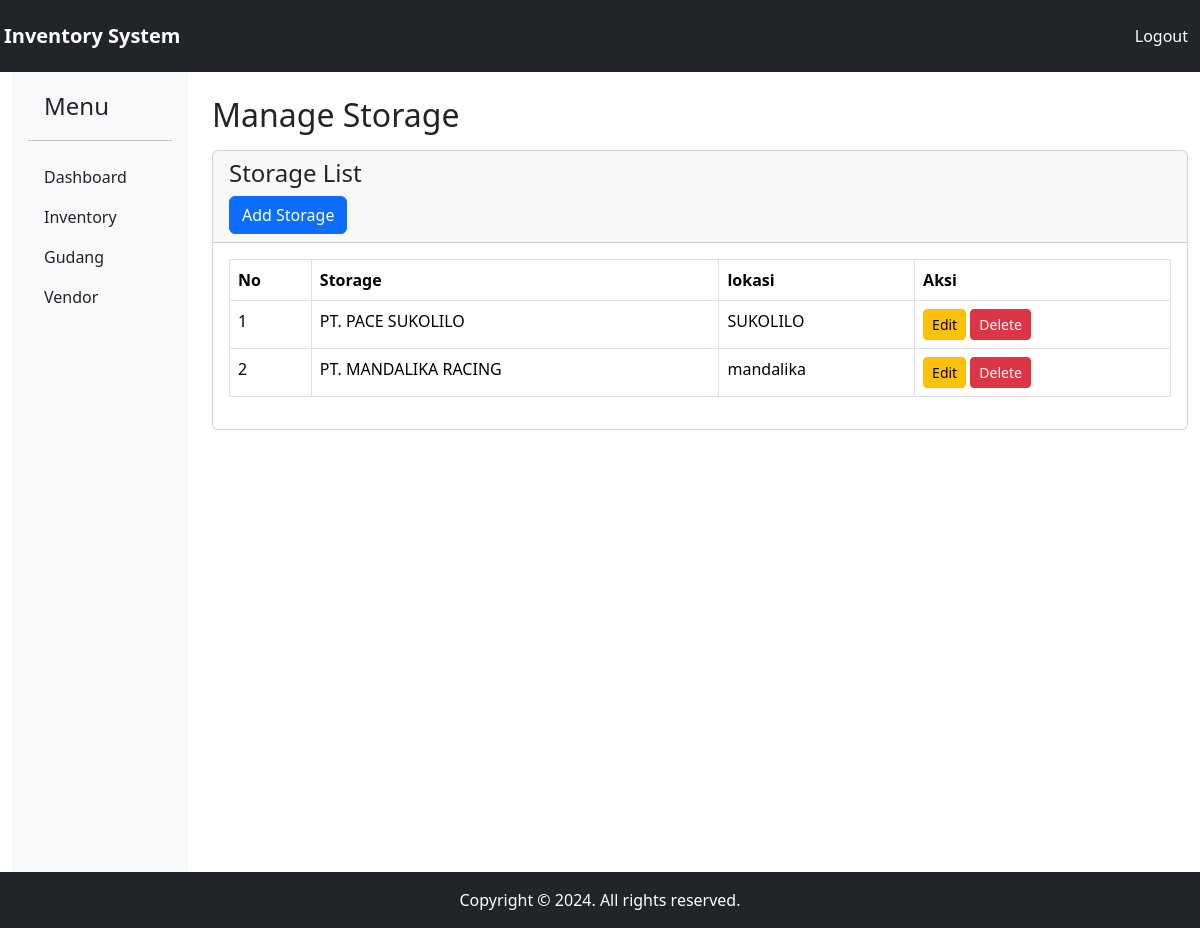
/view/storage/storage.php (signed in), run on the app's committed database.
### tables this page shows
CREATE TABLE `storage` (
  `id` int(11) NOT NULL,
  `nama_gudang` varchar(255) NOT NULL,
  `lokasi` varchar(255) NOT NULL
);

### view/storage/storage.php (the view, shortened to what this page needs)
<?php
include "../../config/db.php";
$stmt = $conn->query('SELECT * from storage');
$storage = $stmt->fetchAll();
?>
<!DOCTYPE html>
<html lang="en">
<head>
    <link rel="stylesheet" href="../../Asset/css/bootstrap.min.css">
</head>
<body>
    <?php include '../../include/header.php';?>
    <div class="container-fluid">
        <div class="row">
            <div class="col-2">
                <?php include '../../include/sidebar.php';?>
            </div>
            <div class="col-10">
                <h2 class="mt-4">Manage Storage</h2>
                <div class="card mt-3">
                    <div class="card-header">
                        <h4>Storage List</h4>
                        <a href="add_storage.php" class="btn btn-primary float-right">Add Storage</a>
                    </div>
                    <div class="card-body">
                        <table class="table table-bordered">
                            <thead>
                                <tr>
                                    <th>No</th>
                                    <th>Storage</th>
                                    <th>lokasi</th>
                                    <th>Aksi</th>
                                </tr>
                            </thead>
                            <tbody>
                                <?php
                                $i = 1;
                                foreach ($storage as $storage): ?>
                                    <tr>
                                        <td><?php echo $i++; ?></td>
                                        <td><?php echo $storage['nama_gudang']; ?></td>
                                        <td><?php echo $storage['lokasi']; ?></td>
                                        <td>
                                            <a href="edit_storage.php?id=<?php echo $storage['id']; ?>" class="btn btn-warning btn-sm">Edit</a>
                                            <a href="?delete=<?php echo $storage['id']; ?>" class="btn btn-danger btn-sm">Delete</a>
                                        </td>
                                    </tr>
                                <?php endforeach; ?>
                            </tbody>
                        </table>
                    </div>
                </div>
            </div>
        </div>
    </div>
    <?php include '../../include/footer.php';?>
</body>
</html>

### data on the page
storage: nama_gudang "PT. PACE SUKOLILO", lokasi "SUKOLILO"
storage: nama_gudang "PT. MANDALIKA RACING", lokasi "mandalika"
